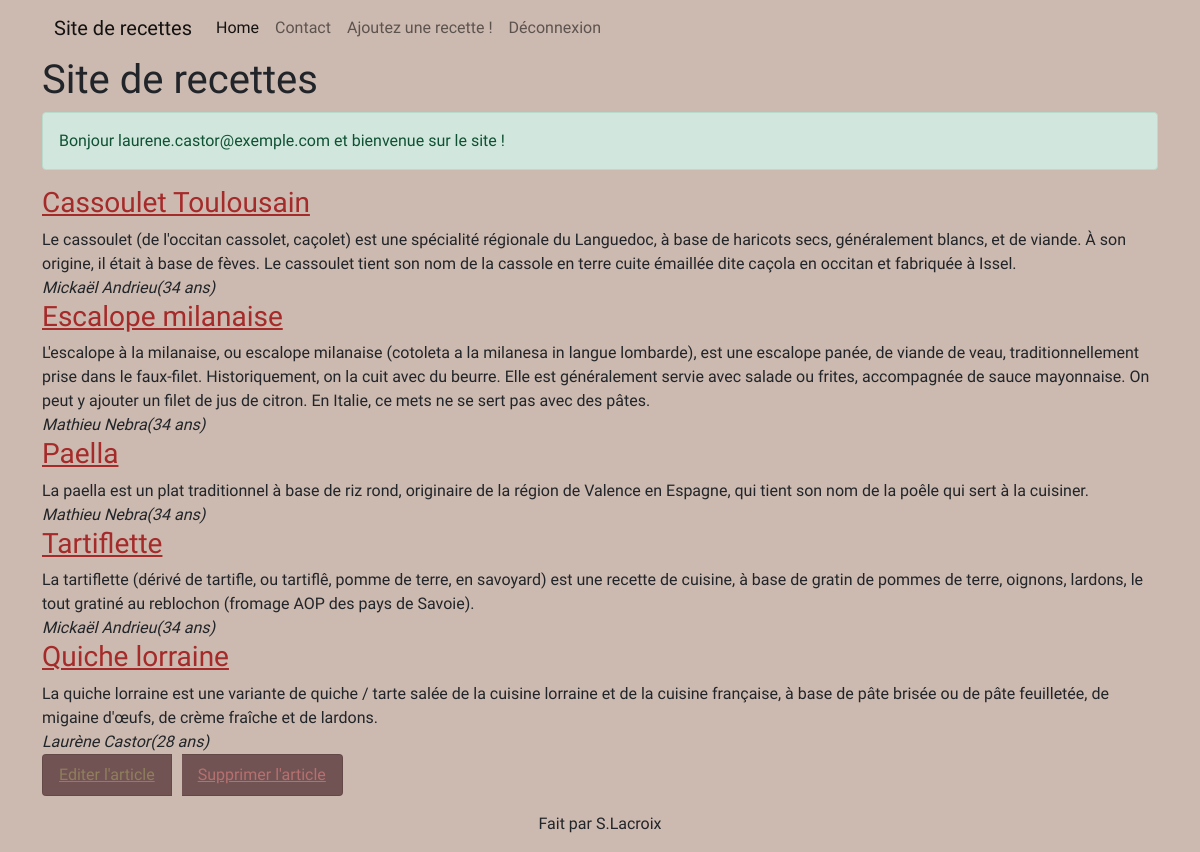
Screenshot of /index.php (signed in) with the database file from the repository.
### tables this page shows
CREATE TABLE `recipes` (
  `recipe_id` int NOT NULL AUTO_INCREMENT,
  `title` varchar(128) NOT NULL,
  `recipe` text NOT NULL,
  `is_enabled` tinyint(1) NOT NULL,
  `author` varchar(512) NOT NULL,
  PRIMARY KEY (`recipe_id`)
);

CREATE TABLE `users` (
  `user_id` int NOT NULL AUTO_INCREMENT,
  `full_name` varchar(64) NOT NULL,
  `email` varchar(512) NOT NULL,
  `password` varchar(512) NOT NULL,
  `age` int NOT NULL,
  PRIMARY KEY (`user_id`)
);

### variables.php (called while the page is built)
<?php
$usersStatement=$mysqlClient->prepare('SELECT * FROM users');
$usersStatement->execute();
$users =$usersStatement->fetchAll();
$recipesStatement=$mysqlClient->prepare('SELECT * FROM recipes');
$recipesStatement->execute();
$recipes = $recipesStatement->fetchAll();
?>

### functions.php (called while the page is built, shortened)
<?php
function displayAuthor(string $authorEmail, array $users): string
{
    foreach ($users as $user) {
        if ($authorEmail === $user['email']) {
            return $user['full_name'] . '(' . $user['age'] . ' ans)';
        }
    }
    return 'Auteur inconnu';
}
function isValidRecipe(array $recipe): bool
{
    if (array_key_exists('is_enabled', $recipe)) {
        $isEnabled = $recipe['is_enabled'];
    } else {
        $isEnabled = false;
    }
    return $isEnabled;
}
function getRecipes(array $recipes): array
{
    $valid_recipes = [];
    foreach ($recipes as $recipe) {
        if (isValidRecipe($recipe)) {
            $valid_recipes[] = $recipe;
        }
    }
    return $valid_recipes;
}

### index.php (the view, shortened to what this page needs)
<?php
require_once(__DIR__ . '/databaseconnect.php');
require_once(__DIR__ . '/variables.php');
require_once(__DIR__ . '/functions.php');
?>
<!DOCTYPE html>
<html>
<head>
    <link
            href="https://cdn.jsdelivr.net/npm/bootstrap@5.0.2/dist/css/bootstrap.min.css"
            rel="stylesheet"
    >
    <link rel="stylesheet" href="./style.css">
</head>
<body class="d-flex flex-column min-vh-100">
    <div class="container">
        <?php require_once(__DIR__ . '/header.php'); ?>
        <h1>Site de recettes</h1>
        <?php require_once(__DIR__ . '/login.php'); ?>
        <?php if(isset($_SESSION['LOGGED_USER'])):?>
            <?php foreach (getRecipes($recipes) as $recipe) : ?>
                <article>
                    <h3><a href="read_recipe.php?id=<?php echo($recipe['recipe_id']); ?>"><?php echo($recipe['title']); ?></a></h3>
                    <div><?php echo $recipe['recipe']; ?></div>
                    <i><?php echo displayAuthor($recipe['author'], $users); ?></i>
                    <?php if (isset($_SESSION['LOGGED_USER']) && $recipe['author'] === $_SESSION['LOGGED_USER']['email']) : ?>
                        <ul class="list-group list-group-horizontal">
                            <li class="list-group-item"><a class="bouton-editer" href="recipes_update.php?id=<?php echo($recipe['recipe_id']); ?>">Editer l'article</a></li>
                            <li class="list-group-item"><a class="bouton-supprimer" href="recipes_delete.php?id=<?php echo($recipe['recipe_id']); ?>">Supprimer l'article</a></li>
                        </ul>
                    <?php endif; ?>
                </article>
            <?php endforeach ?>
        <?php endif;?>
    </div>
    <?php require_once(__DIR__ . '/footer.php'); ?>
</body>
</html>

### style.css (style rules this page uses)
body { background-color: rgb(204, 185, 175); font-family: 'Shadows Into Light', cursive; }
div { background-color: rgb(204, 185, 175); }
a { color: brown; }
.bouton-editer { color: rgb(143, 127, 92); }
.bouton-supprimer { color: rgb(182, 112, 112); }
.list-group-item { background-color: rgb(114, 83, 83); margin-right: 10px; }

### rows the page displays
recipes: title "Cassoulet Toulousain", recipe "Le cassoulet (de l'occitan cassolet, caçolet) est une spécialité régionale du Languedoc, à base de haricots secs, généralement blancs, et de viande. À son origine, il était à base de fèves. Le cassoulet tient son nom de la cassole en terre cuite émaillée dite caçola en occitan et fabriquée à Issel.", author.age "Mickaël Andrieu(34 ans)"
recipes: title "Escalope milanaise", recipe "L'escalope à la milanaise, ou escalope milanaise (cotoleta a la milanesa in langue lombarde), est une escalope panée, de viande de veau, traditionnellement prise dans le faux-filet. Historiquement, on la cuit avec du beurre. Elle est généralement servie avec salade ou frites, accompagnée de sauce mayonnaise. On peut y ajouter un filet de jus de citron. En Italie, ce mets ne se sert pas avec des pâtes.", author.age "Mathieu Nebra(34 ans)"
recipes: title "Paella", recipe "La paella est un plat traditionnel à base de riz rond, originaire de la région de Valence en Espagne, qui tient son nom de la poêle qui sert à la cuisiner.", author.age "Mathieu Nebra(34 ans)"
recipes: title "Tartiflette", recipe "La tartiflette (dérivé de tartifle, ou tartiflê, pomme de terre, en savoyard) est une recette de cuisine, à base de gratin de pommes de terre, oignons, lardons, le tout gratiné au reblochon (fromage AOP des pays de Savoie).", author.age "Mickaël Andrieu(34 ans)"
recipes: title "Quiche lorraine", recipe "La quiche lorraine est une variante de quiche / tarte salée de la cuisine lorraine et de la cuisine française, à base de pâte brisée ou de pâte feuilletée, de migaine d'œufs, de crème fraîche et de lardons.", author.age "Laurène Castor(28 ans)"

### other values shown
$_SESSION['LOGGED_USER']['email'] "laurene.castor@exemple.com"
